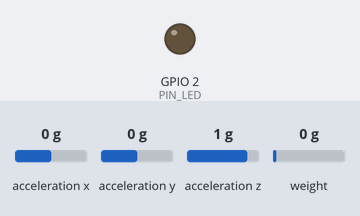
A sketch run on a simulated ESP32. On the bench: output pins drawn as LEDs (lit = HIGH). Wiring (from diagram.json): MPU-6050 motion sensor at I2C address 0x68; HX711 load-cell converter: data GPIO 4; SCK GPIO 5. Dashed ring = blinking. Inputs (shaded band) come from the test bench; at power-on: acceleration x 0 g, weight on the scale 0 g, acceleration y 0 g, acceleration z 1 g. WiFi joins after 1.5 s; servers stay silent unless stated; no MQTT or app messages arrive unless stated; pins used as bus, display or sensor lines are not drawn; what the sketch prints to the serial monitor is not drawn.

Above: at 3.8 s.
3.9 s: acceleration x set to -1.4 g
At 4.25 s:
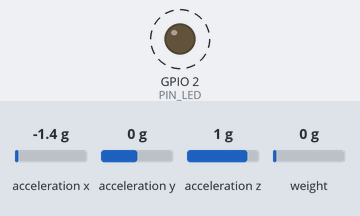
6.0 s: weight on the scale set to 100 g
At 7.6 s:
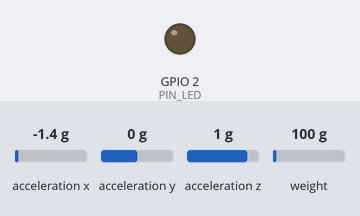
8.3 s: weight on the scale set to 1250 g
At 9.9 s:
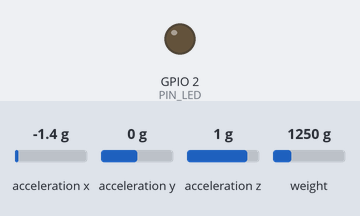
Timing chart, 0 to 11.4 s (numbered marks = the images above; inputs shaded):
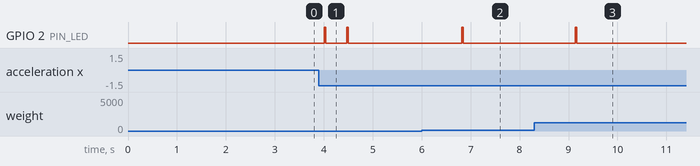

Measured:
- after the input at 3.9 s, GPIO 2 (PIN_LED): alternates HIGH for 0.03 s and LOW for 0.43 s, 4 changes in all, then stays LOW, starting after 0.11 s
- after the input at 6.0 s, GPIO 2 (PIN_LED): LOW → HIGH after 0.82 s, → LOW 0.03 s later
- after the input at 8.3 s, GPIO 2 (PIN_LED): LOW → HIGH after 0.84 s, → LOW 0.03 s later

The sketch:

sketch.ino
```cpp
/*
  Kardex Vivo · Firmware de la estación de recepción (ESP32 + MPU6050 + HX711)

  Es el mismo detector de Hackaton/iot_hackaitver/iot/detector.py portado a C++, con los mismos umbrales.
  Lee el acelerómetro a 100 Hz, detecta presencia, golpe e inclinación, lee la báscula y publica cada
  evento con el JSON del contrato (Hackaton/CONTRATO.md, sección 1).

  Envío:
    USAR_MQTT 1 -> publica en un broker MQTT; firmware/puente_mqtt.py lo reenvía al backend (Wokwi gratis).
    USAR_MQTT 0 -> POST directo a BACKEND_URL (ESP32 real en la misma red que el backend).

  En Wokwi: clic en el MPU6050 para mover la aceleración (en g) y clic en el HX711 para poner el peso (kg).
*/
#include <limits.h>
#include <WiFi.h>
#include <Wire.h>
#include <PubSubClient.h>
#include <HTTPClient.h>

// ---------------- Configuración ----------------
#define USAR_MQTT 1
const char* WIFI_SSID = "Wokwi-GUEST";          // en el ESP32 real: la red del hotspot
const char* WIFI_PASS = "";
const char* ESTACION = "E1";
const char* ORIGEN = "simulado";                // "fisico" cuando corra en el ESP32 real
const char* DISPOSITIVO = "ESP32 Wokwi";        // se muestra en el frontend
const char* MQTT_BROKER = "broker.hivemq.com";
const int   MQTT_PUERTO = 1883;
const char* MQTT_TOPICO = "kardexvivo/hackaitver2026/eventos";   // igual que en puente_mqtt.py
const char* BACKEND_URL = "http://192.168.1.50:8000/api/evento"; // solo si USAR_MQTT es 0

// Pines
const int PIN_HX711_DT = 4;
const int PIN_HX711_SCK = 5;
const int PIN_LED = 2;
const uint8_t MPU_DIR = 0x68;

// ---------------- Parámetros del detector (iguales a detector.py) ----------------
const float UMBRAL_PRESENCIA_G = 0.4;
const float UMBRAL_GOLPE_G = 2.5;
const float PAUSA_MIN_S = 0.15;
const float VENTANA_PICO_S = 0.10;
const float UMBRAL_INCLINACION_DEG = 30.0;
const float HISTERESIS_DEG = 5.0;
const float TIEMPO_INCLINACION_S = 0.5;
const int   VENTANA_PROMEDIO = 10;
const int   FS = 100;                            // muestras por segundo

// Báscula: unidades crudas por kg (Wokwi, celda de 50 kg). Ajustar al calibrar la celda real.
const float FACTOR_CALIBRACION = 420.0;
const float PESO_MINIMO_KG = 0.2;                // por debajo, la báscula está vacía
const float TOLERANCIA_ESTABLE_KG = 0.05;
const int   LECTURAS_ESTABLES = 8;               // ~0.8 s sin cambios para reportar el peso

WiFiClient red;
PubSubClient mqtt(red);

// ---------------- Envío de eventos ----------------
void enviarEvento(const char* tipo, float magnitud) {
  char json[220];
  snprintf(json, sizeof(json),
           "{\"estacion\":\"%s\",\"tipo\":\"%s\",\"magnitud\":%.2f,\"ts\":\"\",\"origen\":\"%s\",\"dispositivo\":\"%s\"}",
           ESTACION, tipo, magnitud, ORIGEN, DISPOSITIVO);
  bool ok = false;
#if USAR_MQTT
  ok = mqtt.connected() && mqtt.publish(MQTT_TOPICO, json);
#else
  HTTPClient http;
  http.begin(BACKEND_URL);
  http.addHeader("Content-Type", "application/json");
  ok = http.POST(json) == 201;
  http.end();
#endif
  Serial.printf("[%s] %-11s %6.2f  %s\n", ok ? "ENVIADO" : "FALLO  ", tipo, magnitud, json);
  digitalWrite(PIN_LED, HIGH);
  delay(30);
  digitalWrite(PIN_LED, LOW);
}

// ---------------- MPU6050 (lectura directa por I2C, rango ±16 g) ----------------
void iniciarMPU() {
  Wire.begin(21, 22);
  Wire.beginTransmission(MPU_DIR); Wire.write(0x6B); Wire.write(0x00); Wire.endTransmission();  // despertar
  Wire.beginTransmission(MPU_DIR); Wire.write(0x1C); Wire.write(0x18); Wire.endTransmission();  // ±16 g
}

bool leerAceleracion(float& ax, float& ay, float& az) {
  Wire.beginTransmission(MPU_DIR);
  Wire.write(0x3B);
  if (Wire.endTransmission(false) != 0) return false;
  if (Wire.requestFrom((int)MPU_DIR, 6) != 6) return false;
  int16_t x = (Wire.read() << 8) | Wire.read();
  int16_t y = (Wire.read() << 8) | Wire.read();
  int16_t z = (Wire.read() << 8) | Wire.read();
  const float LSB_POR_G = 2048.0;  // ±16 g
  ax = x / LSB_POR_G; ay = y / LSB_POR_G; az = z / LSB_POR_G;
  return true;
}

// ---------------- HX711 (lectura directa, ganancia 128) ----------------
long leerHX711() {
  unsigned long inicio = millis();
  while (digitalRead(PIN_HX711_DT) == HIGH) {
    if (millis() - inicio > 100) return LONG_MIN;
  }
  long valor = 0;
  for (int i = 0; i < 24; i++) {
    digitalWrite(PIN_HX711_SCK, HIGH); delayMicroseconds(1);
    valor = (valor << 1) | digitalRead(PIN_HX711_DT);
    digitalWrite(PIN_HX711_SCK, LOW); delayMicroseconds(1);
  }
  digitalWrite(PIN_HX711_SCK, HIGH); delayMicroseconds(1);
  digitalWrite(PIN_HX711_SCK, LOW); delayMicroseconds(1);
  if (valor & 0x800000) valor |= 0xFF000000;  // signo de 24 bits
  return valor;
}

long tara = 0;

// ---------------- Detector (máquina de estados de detector.py) ----------------
struct Detector {
  bool enPico = false, armado = true, inclActiva = false;
  float pico = 0, tPico = 0, libreDesde = 0;
  int nIncl = 0, nBuf = 0, iBuf = 0;
  float bx[VENTANA_PROMEDIO], by[VENTANA_PROMEDIO], bz[VENTANA_PROMEDIO];

  void procesar(float t, float ax, float ay, float az) {
    float mag = sqrt(ax * ax + ay * ay + az * az);
    float dyn = fabs(mag - 1.0);

    // Picos: presencia y golpe. "armado" exige volver al reposo antes del siguiente pico
    // (en Wokwi el valor se queda fijo mientras no lo muevas; en el sensor real el pico dura milisegundos).
    if (dyn < UMBRAL_PRESENCIA_G * 0.5) armado = true;
    if (enPico) {
      pico = max(pico, dyn);
      if (dyn < UMBRAL_PRESENCIA_G * 0.5 || (t - tPico) >= VENTANA_PICO_S) {
        enviarEvento("presencia", pico);
        if (pico >= UMBRAL_GOLPE_G) enviarEvento("golpe", pico);
        enPico = false; armado = false;
        libreDesde = t + PAUSA_MIN_S;
      }
    } else if (armado && dyn >= UMBRAL_PRESENCIA_G && t >= libreDesde) {
      enPico = true; pico = dyn; tPico = t;
    }

    // Inclinación: ángulo promedio respecto a la vertical
    bx[iBuf] = ax; by[iBuf] = ay; bz[iBuf] = az;
    iBuf = (iBuf + 1) % VENTANA_PROMEDIO;
    if (nBuf < VENTANA_PROMEDIO) nBuf++;
    float mx = 0, my = 0, mz = 0;
    for (int i = 0; i < nBuf; i++) { mx += bx[i]; my += by[i]; mz += bz[i]; }
    mx /= nBuf; my /= nBuf; mz /= nBuf;
    float ang = degrees(atan2(sqrt(mx * mx + my * my), mz));
    if (ang >= UMBRAL_INCLINACION_DEG) {
      nIncl++;
      if (!inclActiva && nIncl >= (int)(TIEMPO_INCLINACION_S * FS)) {
        enviarEvento("inclinacion", ang);
        inclActiva = true;
      }
    } else {
      nIncl = 0;
      if (ang < UMBRAL_INCLINACION_DEG - HISTERESIS_DEG) inclActiva = false;
    }
  }
} detector;

// ---------------- Báscula: reporta el peso una vez que se estabiliza ----------------
struct Bascula {
  float ultimo = 0, anterior = -1, reportado = 0;
  int estables = 0;

  void procesar(float kg) {
    if (fabs(kg - anterior) <= TOLERANCIA_ESTABLE_KG) estables++; else estables = 0;
    anterior = kg;
    if (kg < PESO_MINIMO_KG) { reportado = 0; return; }          // báscula vacía: se rearma
    if (estables >= LECTURAS_ESTABLES && fabs(kg - reportado) > TOLERANCIA_ESTABLE_KG * 4) {
      enviarEvento("peso", kg);
      reportado = kg;
    }
  }
} bascula;

// ---------------- Conexiones ----------------
void conectarWiFi() {
  Serial.print("Conectando a WiFi");
  WiFi.begin(WIFI_SSID, WIFI_PASS, 6);
  while (WiFi.status() != WL_CONNECTED) { delay(250); Serial.print("."); }
  Serial.printf(" listo (%s)\n", WiFi.localIP().toString().c_str());
}

void conectarMQTT() {
#if USAR_MQTT
  while (!mqtt.connected()) {
    String id = "kardexvivo-" + String((uint32_t)ESP.getEfuseMac(), HEX);
    Serial.print("Conectando a MQTT... ");
    if (mqtt.connect(id.c_str())) Serial.println("listo");
    else { Serial.printf("error %d, reintento\n", mqtt.state()); delay(1500); }
  }
#endif
}

void setup() {
  Serial.begin(115200);
  pinMode(PIN_LED, OUTPUT);
  pinMode(PIN_HX711_SCK, OUTPUT);
  pinMode(PIN_HX711_DT, INPUT);
  iniciarMPU();
  delay(200);
  long suma = 0; int n = 0;                  // tara con la báscula vacía
  for (int i = 0; i < 10; i++) { long v = leerHX711(); if (v != LONG_MIN) { suma += v; n++; } delay(20); }
  tara = n ? suma / n : 0;
  conectarWiFi();
#if USAR_MQTT
  mqtt.setServer(MQTT_BROKER, MQTT_PUERTO);
#endif
  conectarMQTT();
  Serial.printf("Estación %s lista. Tópico: %s\n", ESTACION, MQTT_TOPICO);
}

unsigned long proximaMuestra = 0, proximoPeso = 0, proximoReporte = 0;
float ultimoKg = 0;

void loop() {
#if USAR_MQTT
  if (!mqtt.connected()) conectarMQTT();
  mqtt.loop();
#endif
  unsigned long ahora = millis();
  if (ahora >= proximaMuestra) {           // acelerómetro a 100 Hz
    proximaMuestra = ahora + 1000 / FS;
    float ax, ay, az;
    if (leerAceleracion(ax, ay, az)) detector.procesar(ahora / 1000.0, ax, ay, az);
  }
  if (ahora >= proximoPeso) {              // báscula a 10 Hz
    proximoPeso = ahora + 100;
    long crudo = leerHX711();
    if (crudo != LONG_MIN) {
      ultimoKg = (crudo - tara) / FACTOR_CALIBRACION;
      bascula.procesar(ultimoKg);
    }
  }
  if (ahora >= proximoReporte) {           // ayuda para calibrar: lo que mide la báscula
    proximoReporte = ahora + 3000;
    Serial.printf("Báscula: %.2f kg\n", ultimoKg);
  }
}
```
